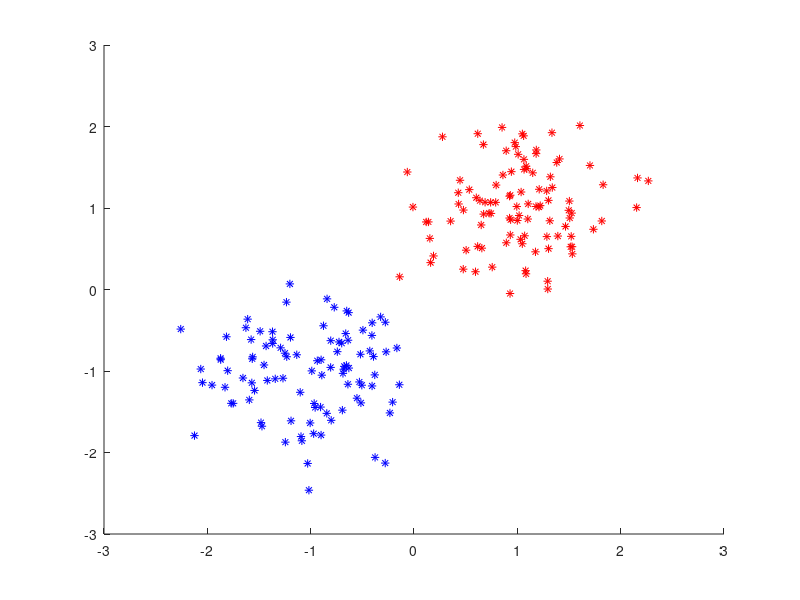

This chart was generated by the following MATLAB code: (Note: this script raises an error after producing the figure.)
clear;
instances_num = 100;
miu = [1 1;-1 -1];
X = zeros(2*instances_num, 2);
Z = zeros(2*instances_num, 1);
for i = 1:2
    index = 100*(i-1);
    for j = 1:instances_num
        X( index+j, :) = normrnd(miu(i,:),0.5);
        if sum(X(index+j,:))>=0
            Z(index+j,1) = 1;
        else
            Z(index+j,1) = -1;
        end
    end
end


figure()
hold on
for i = 1:200
    if Z(i,1) == 1
        plot(X(i,1),X(i,2),'*r')
    else
        plot(X(i,1),X(i,2),'*b')
    end
end



bias = 0:0.5:4;
expert_num = size(bias,2);
Y = zeros(2*instances_num, expert_num);
for t = 1:expert_num
    for i = 1:2*instances_num
        fx = sum(X(i,:),2);
        positive_proba = 1/( 1+exp(-fx-bias(1,t)) );
        if rand() < positive_proba
            Y(i,t) = 1;
        else
            Y(i,t) = -1;
        end
    end
end


accuracy = zeros(expert_num, 1);
for t = 1:expert_num
    for i = 1:2*instances_num
        if Y(i,t) == Z(i,1)
            accuracy(t,1)=accuracy(t,1) + 1;
        end
    end
    accuracy(t,1) = accuracy(t,1)/200;
end

addpath('tools/');
svm_para=sprintf('%s','-s 0 -t 0');

Y_temp = (sum(Y,2)>0);
Y_temp = 2*Y_temp - 1;

[W_LCM,weight]=LCM_test_binary(X,Y,svm_para);


weight = ones(200,1);
Model=svmtrain(weight,Y_temp,X,svm_para);

W=Model.sv_coef'*Model.SVs;
b=-Model.rho;
W=[W b];
if(Model.Label(1,1)~=1)
    W=-W;
end